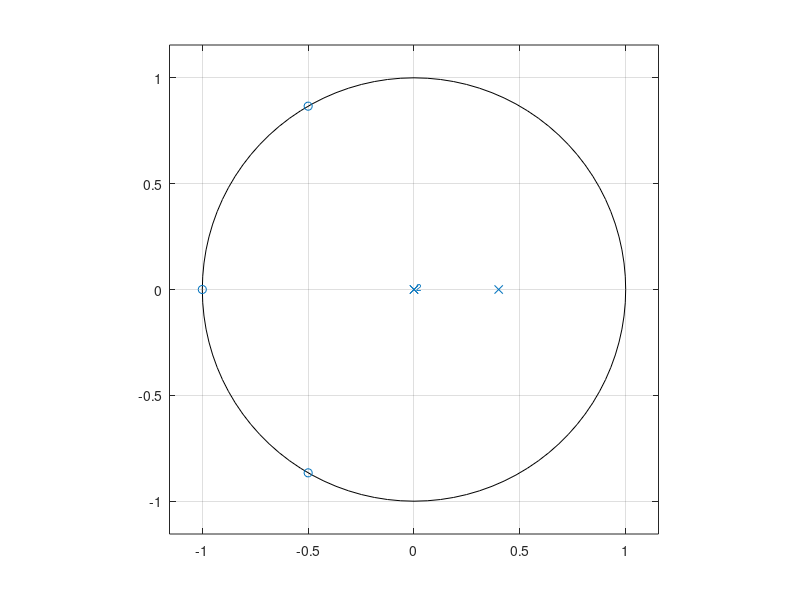

Write MATLAB code to recreate this figure. (Note: this script raises an error after producing the figure.)
%y[n] = x[n] + 2x[n-1] + 2x[n-2] + x[n-3] + ...
%  0.4y[n-1]
bb = [1,2,2,1];
aa = [1, -0.4,0,0];
% zeros and poles
zplane(bb,aa)
roots(bb) % zero locatioins
roots(aa)

% test signal xx
yy = filter(bb,aa,xx) ; % LTI system = filter()
stem(nn,xx)
figure(2); stem(nn,xx)
figure(1); stem(nn,yy)
% impulse response...
dd = double(nn == 0); % discrete delta
hh = filter(bb,aa,dd); % impulse response
stem(nn,h)
stem(nn,hh)
norm(hh(nn > 0))
zpl
zplane(bb,aa)
Fs = 1000; % sampling rate
Fs
freqz(bb,aa, 1024, Fs)
% low pass system with about 20dB gain
bb = bb / max(abs(freqz(bb,aa, 1024, Fs)));
freqz(bb,aa, 1024, Fs)
doc
grpdelay(bb,aa)